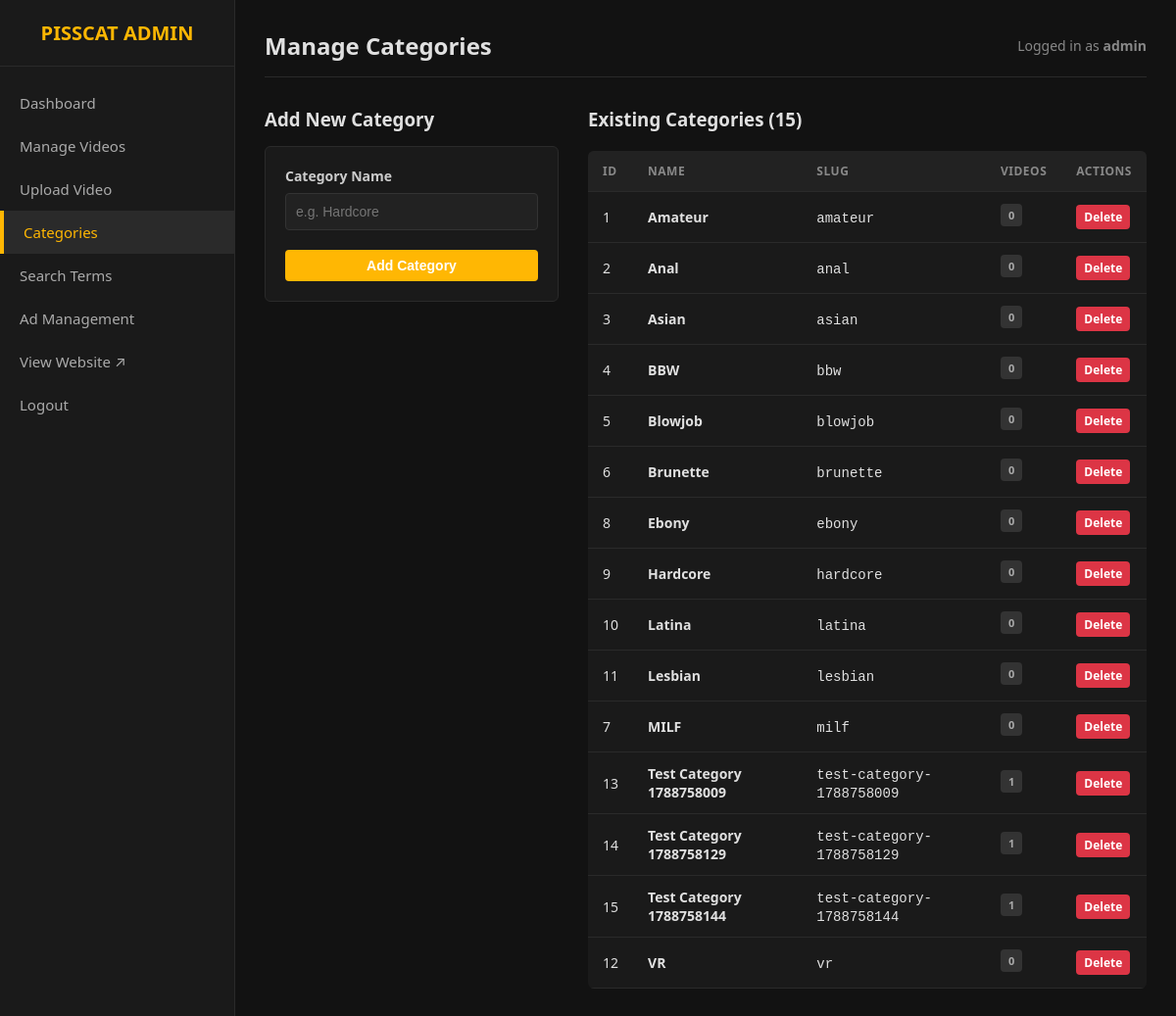
Before: /admin/categories.php (signed in) with the older database file.
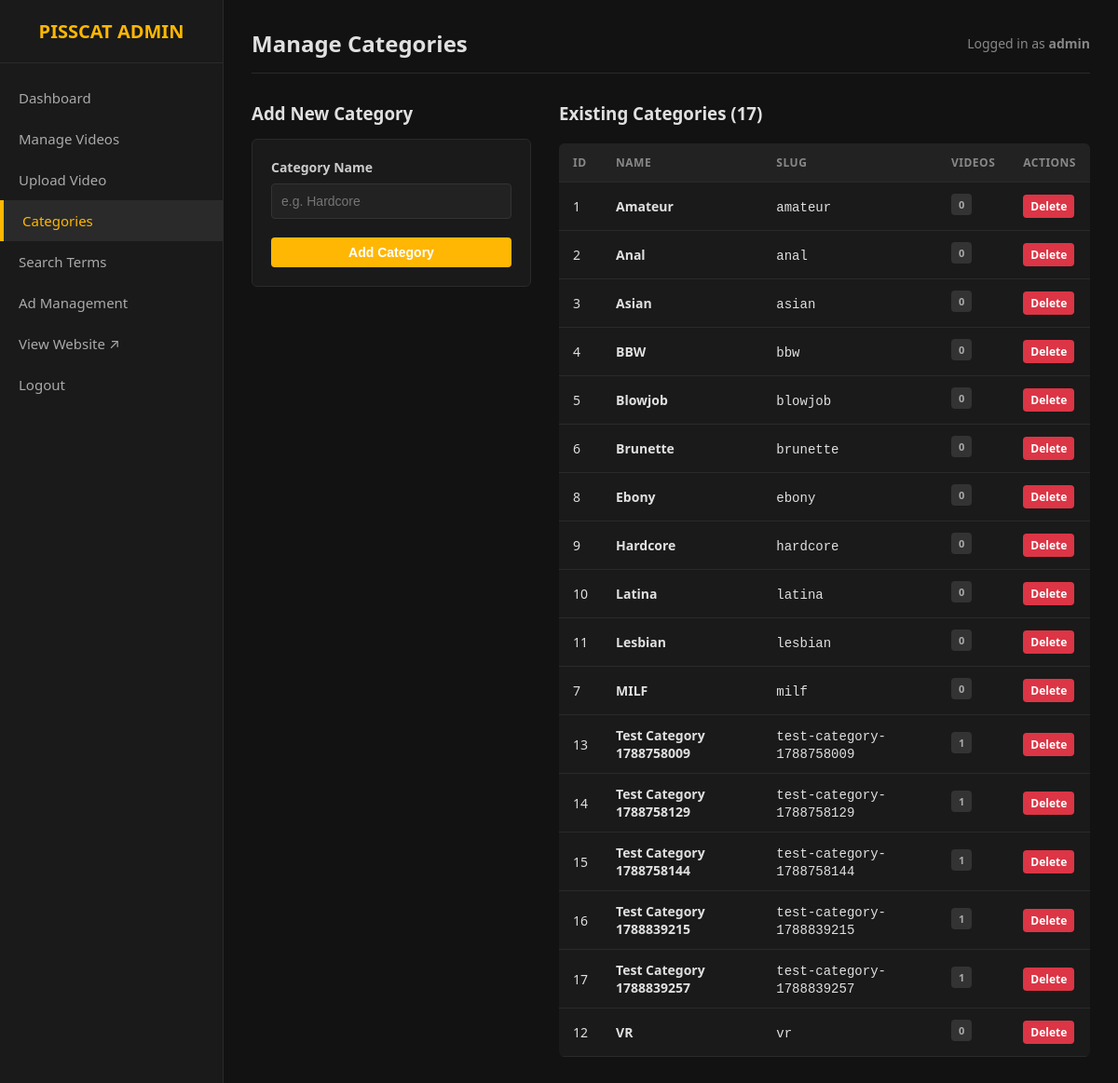
After: the same page with the newer database file.
### tables this page shows
CREATE TABLE categories (
            id INTEGER PRIMARY KEY AUTOINCREMENT,
            name TEXT UNIQUE NOT NULL,
            slug TEXT UNIQUE NOT NULL,
            created_at DATETIME DEFAULT CURRENT_TIMESTAMP
        );

### admin/categories.php (the view, shortened to what this page needs)
<?php
require_once __DIR__ . '/header.php';
$pdo = getDB();
$categories = $pdo->query("
    SELECT c.*, COUNT(vc.video_id) AS video_count
    FROM categories c
    LEFT JOIN video_categories vc ON c.id = vc.category_id
    GROUP BY c.id
    ORDER BY c.name ASC
")->fetchAll();
?>
<div style="display: grid; grid-template-columns: 300px 1fr; gap: 30px;">
    <div>
        <h3 style="margin-bottom: 15px;">Add New Category</h3>
        <form action="categories.php" method="POST" style="background: #1a1a1a; padding: 20px; border-radius: 6px; border: 1px solid #2a2a2a;">
            <div class="form-group">
                <label for="name">Category Name</label>
                <input type="text" id="name" name="name" class="form-control" required placeholder="e.g. Hardcore">
            </div>
            <button type="submit" class="btn btn-primary" style="width: 100%;">Add Category</button>
        </form>
    </div>
    <div>
        <h3 style="margin-bottom: 15px;">Existing Categories (<?= count($categories) ?>)</h3>
        <?php if (empty($categories)): ?>
            <p style="color: #888;">No categories available.</p>
        <?php else: ?>
            <table class="table">
                <thead>
                    <tr>
                        <th>ID</th>
                        <th>Name</th>
                        <th>Slug</th>
                        <th>Videos</th>
                        <th>Actions</th>
                    </tr>
                </thead>
                <tbody>
                    <?php foreach ($categories as $cat): ?>
                        <tr>
                            <td><?= $cat['id'] ?></td>
                            <td><strong><?= htmlspecialchars($cat['name']) ?></strong></td>
                            <td><code><?= htmlspecialchars($cat['slug']) ?></code></td>
                            <td><span class="badge"><?= $cat['video_count'] ?></span></td>
                            <td>
                                <a href="categories.php?action=delete&id=<?= $cat['id'] ?>" onclick="return confirm('Deleting category will unlink it from videos. Continue?');" class="btn btn-danger" style="padding: 4px 8px; font-size: 12px;">Delete</a>
                            </td>
                        </tr>
                    <?php endforeach; ?>
                </tbody>
            </table>
        <?php endif; ?>
    </div>
</div>
<?php require_once __DIR__ . '/footer.php'; ?>

Changed rows visible on the page:
added categories: id "16", name "Test Category 1788839215", slug "test-category-1788839215", video_count "1"
added categories: id "17", name "Test Category 1788839257", slug "test-category-1788839257", video_count "1"
Other visible differences:
count($categories): "15" → "17"
